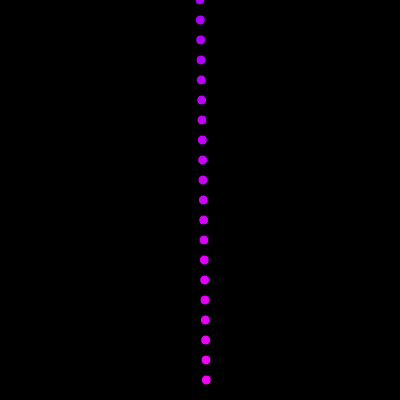
Frame 1 (no input)
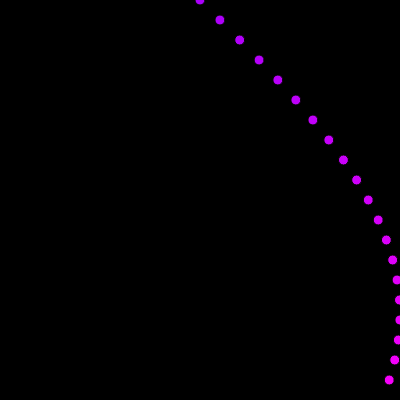
Frame 60 (no input)
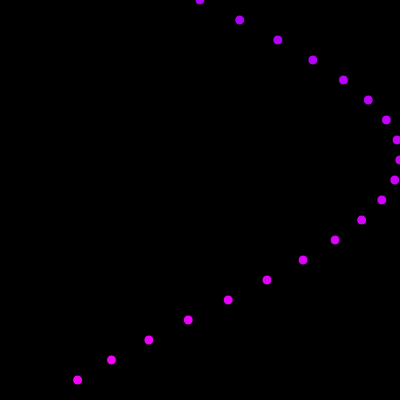
Frame 120 (the mouse pressed at the canvas centre since frame 60)

The p5.js sketch that drew these frames (run headless with seeded random() and noise() and a simulated clock; from frame 60 on, the mouse is pressed at the canvas centre):

// p5.js sketch
// ── sketch.js

function setup() {

  createCanvas(400, 400);

}

function draw() {

  background(0);

  let time = millis();
  let freq = 0.0001;

  for ( let i = 0; i < 20; i++ ) {

	let sineValue = sin( time * freq * i );
  	let xPos = map( sineValue, -1, 1, 0, width );

    fill( 170 + ( i * 4 ), 0, 250 );
    ellipse( xPos, i * 20, 10, 10 );

  }

}
